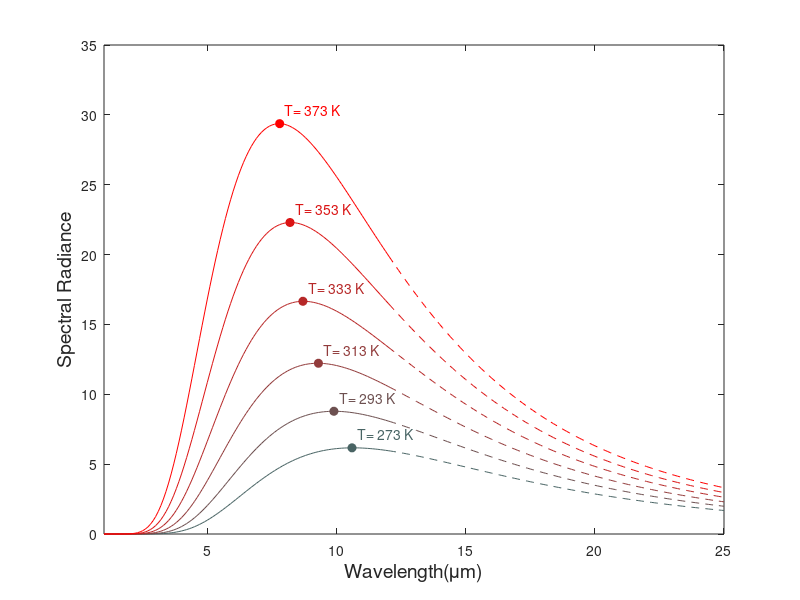

Write MATLAB code to recreate this figure.

h = 6.63*10^-34;
c = 3*10^8;
k = 1.38*10^-23;
T = 500;
w = [1:0.1:30]'*10^-6;
v = c*([0.5:0.05:30]'*10^-6).^-1;
B = 10^-6*(2*h*c^2*w.^-5).*((exp(h*c/(k*T).*w.^-1))-1).^-1;
x = w*10^6;
peaks=[];


%fit tem and transmissivity
%{
fitx = x(peaks(:,1));
fitT = [273:20:373];
p11 =   8.482e-05; 
p21 =    -0.08294; 
p31 =       26.92;
TemT = 323;%temperature threshold
TT =  round(p11*TemT^2 + p21*TemT + p31,2); %transmission threshold
%}

TT = 12;


fun = @(x) (10^-6)*(2*h*c^2*x.^-5).*((exp(h*c/(k*T).*x.^-1))-1).^-1;
q = integral(fun,1*10^-6,30*10^-6);

CoolE= [];
WarmE= [];

%cool/warm efficiency calculation
for T = 273:10:373
    fun = @(x) (10^-6)*(2*h*c^2*x.^-5).*((exp(h*c/(k*T).*x.^-1))-1).^-1;
    emit = integral(fun,1*10^-6,TT*10^-6);
    nonemit = integral(fun,TT*10^-6,30*10^-6);
    q = integral(fun,1*10^-6,30*10^-6);
    cooleff = (emit-nonemit)/q;
    CoolE= [CoolE;[T-273,cooleff]];
end

for T = 273:20:373
    B = 10^-6*(2*h*c^2*w.^-5).*((exp(h*c/(k*T).*w.^-1))-1).^-1;
    [pks,locs] = findpeaks(B);
    peaks=[peaks;[locs,pks]];
    x1 = [1:0.1:TT]';
    w1 = x1*10^-6;
    B1 = 10^-6*(2*h*c^2*w1.^-5).*((exp(h*c/(k*T).*w1.^-1))-1).^-1;
    plot(x1,B1,'Color',[(T-233)/140,(373-T)/255,(373-T)/255],'DisplayName',sprintf('T= %d K', T));
    hold on
    x2 = [TT:0.1:25]';
    w2 = x2*10^-6;
    B2 = 10^-6*(2*h*c^2*w2.^-5).*((exp(h*c/(k*T).*w2.^-1))-1).^-1;
    plot(x2,B2,'--','Color',[(T-233)/140,(373-T)/255,(373-T)/255],'DisplayName',sprintf('T= %d K', T));
    name = sprintf('T= %d K', T);
    scatter(x(locs),pks,'filled','MarkerEdgeColor',[(T-233)/140,(373-T)/255,(373-T)/255],'markerfacecolor',[(T-233)/140,(373-T)/255,(373-T)/255])
    text(x(locs)+0.2,pks+1,name,'Color',[(T-233)/140,(373-T)/255,(373-T)/255],'Fontsize',10)
end


%{
forfitx = x(peaks(:,1));
forfity = peaks(:,2);
p1 =       2.524; 
p2 =      -54.26;  
p3 =       298.2;
fity =  p1*forfitx.^2 + p2.*forfitx + p3;
%}


ylim([0 35])
xlim([1 25])
xlabel('Wavelength(\mum)','fontsize',14)
ylabel('Spectral Radiance','fontsize',14)


%draw the threshold
%{
yyaxis right

plot([1,TT],[1,1],'-')
plot([TT,TT],[1,0],'-')
plot([TT,30],[0,0],'-')
ylim([-0.02 1.1])


text(TT+0.3,1, sprintf('Transmissivity Threshold = %g um',TT))
ylabel('Transmissivity','fontsize',14)
%}



